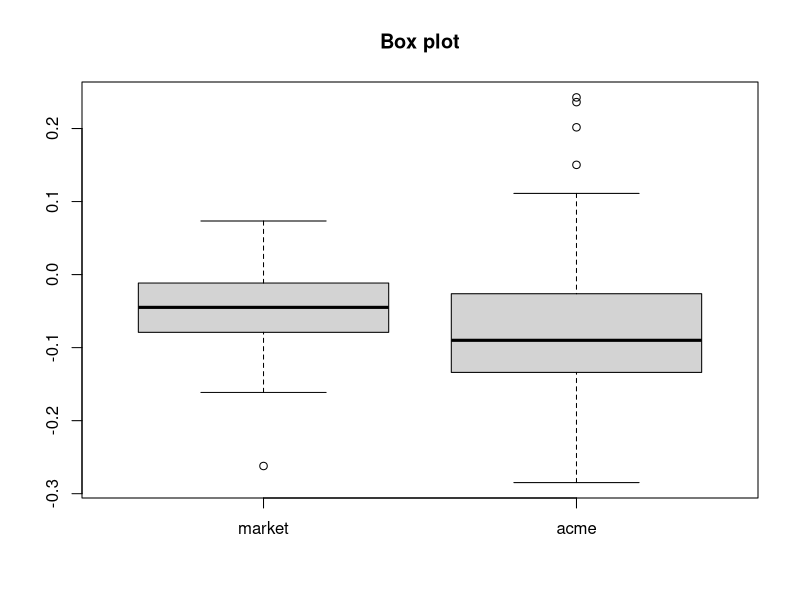

Reproduce this figure in R.
# Mateusz Hurbol, Piotr Kotara, Piotr Matlag

# Zadanie 1
boxplot(boot::acme$market, boot::acme$acme, main="Box plot", names=c("market", "acme"))
